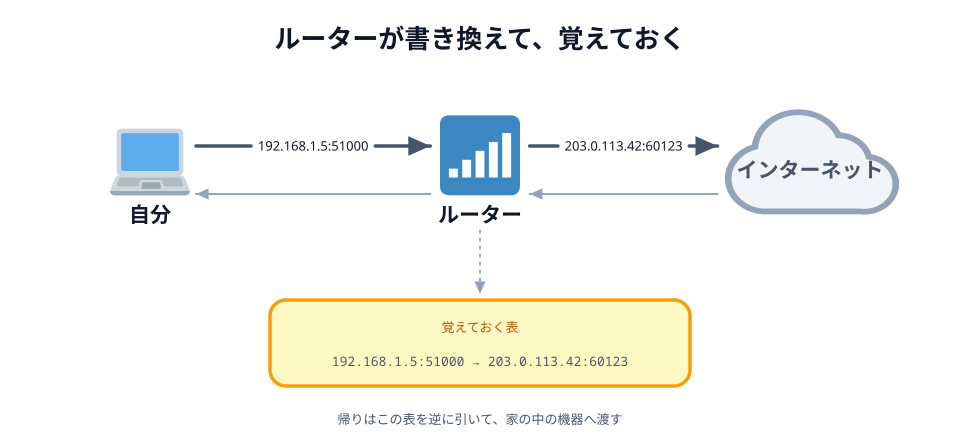

The Python source for this figure:
# 05-nat.svg
# スキーマ: CONTACT（通過点で書き換わる）+ LINK（表の 1 行が内と外を結ぶ）

import sys

sys.path.insert(0, "/Users/seekseep/.claude/skills/genfig")
from genfig import Canvas, PALETTE

c = Canvas(960, 440)
c.text(480, 48, "ルーターが書き換えて、覚えておく", scale="xl")

me = c.node(150, 170, "自分", emoji_cp="1f4bb")
router = c.node(480, 170, "ルーター", emoji_cp="1f4f6")
net = c.node(810, 170, "インターネット", shape="cloud", color="gray", w=190, h=116)

c.link(me, router, label="192.168.1.5:51000", label_scale="sm", offset=24)
c.link(router, net, label="203.0.113.42:60123", label_scale="sm", offset=24)
c.link(net, router, primary=False, offset=24)
c.link(router, me, primary=False, offset=24)

table = c.sticky(270, 300, 420, 86, color="yellow")
c.text(480, 332, "覚えておく表", scale="sm", fill=PALETTE["yellow"]["text"])
c.text(480, 366, "192.168.1.5:51000 → 203.0.113.42:60123", scale="sm", font="technical")

c.link(router, table, primary=False, dash="dotted")

c.text(480, 424, "帰りはこの表を逆に引いて、家の中の機器へ渡す", scale="sm")

c.save("05-nat.svg")
